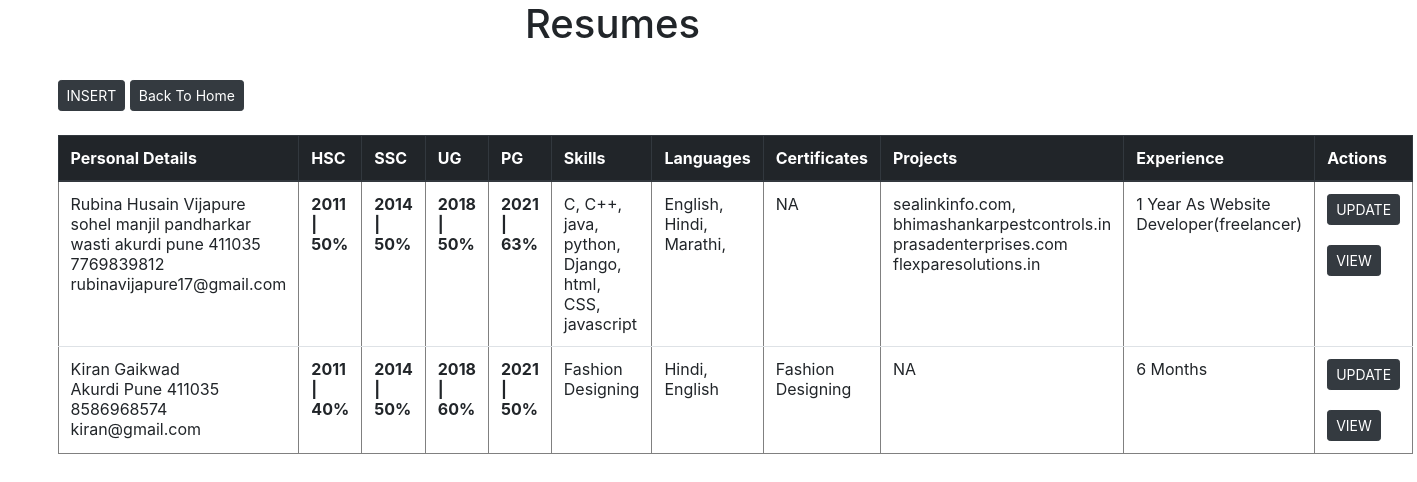
Page /list/ on the committed database.
### TestResume/models.py (models this page shows, shortened)
class Resume(models.Model):
    Name=models.CharField(max_length=30)
    Address=models.TextField(   )
    Phone_No=models.IntegerField()
    Emailid=models.CharField(max_length=30)
    SSC=models.CharField(max_length=30)
    HSC=models.CharField(max_length=30)
    UG=models.CharField(max_length=30)
    PG=models.CharField(max_length=30)
    Skills=models.TextField()
    Languages=models.TextField()
    Certificates=models.TextField()
    Projects=models.TextField()
    Experience=models.TextField()
    Summary=models.TextField()

### TestResume/views.py (the view)
# urls.py: path('list/', views.ReadCompleteData.as_view(),name="list"),
class ReadCompleteData(ListView):
    model=Resume

### templates/TestResume/resume_list.html (shortened to what this page needs)
<html>
    <head>
        <link rel="stylesheet" href="https://maxcdn.bootstrapcdn.com/bootstrap/4.0.0/css/bootstrap.min.css">
    </head>
    <div class="container" style=" margin-left: 3%;" >
            <h1 align='center'>Resumes</h1>
            <br>
            <a href="/insert" class="btn btn-dark btn-sm">INSERT</a>
            <a href="/home" class="btn btn-dark btn-sm">Back To Home</a>
            <br><br>
        <table border="1px" class="table table-hover">
            <thead class="thead-dark">
                <th>Personal Details</th>
                <th>HSC</th>
                <th>SSC</th>
                <th>UG</th>
                <th>PG</th>
                <th>Skills</th>
                <th>Languages</th>
                <th>Certificates</th>
                <th>Projects</th>
                <th>Experience</th>
                <th colspan="2">Actions</th>
            </thead>
            {%  for i in resume_list %}
            <tr>
                <td>{{i.Name}}<br>
                    {{i.Address}}<br>
                    {{i.Phone_No}}<br>
                    {{i.Emailid}}
                </td>
                <th>{{i.SSC}}</th>
                <th>{{i.HSC}}</th>
                <th>{{i.UG}}</th>
                <th>{{i.PG}}</th>
                <td>{{i.Skills}}</td>
                <td>{{i.Languages}}</td>
                <td>{{i.Certificates}}</td>
                <td>{{i.Projects}}</td>
                <td>{{i.Experience}}</td>
                <td><a href="/update/{{i.id}}" class="btn btn-dark btn-sm">UPDATE</a><br><br>
                  <a href="/display/{{i.id}}" class="btn btn-dark btn-sm">VIEW</a>
            </tr>
            {% endfor %}
        </table><br>
        </div>
</html>

### rows in the picture
Resume: Name "Rubina Husain Vijapure", Address "sohel manjil pandharkar wasti akurdi pune 411035", Phone_No "7769839812", Emailid "rubinavijapure17@gmail.com", SSC "2011 | 50%", HSC "2014 | 50%", UG "2018 | 50%", PG "2021 | 63%", Skills "C, C++, java, python, Django, html, CSS, javascript", Languages "English, Hindi, Marathi,", Certificates "NA", Projects "sealinkinfo.com, bhimashankarpestcontrols.in prasadenterprises.com flexparesolutions.in", Experience "1 Year As Website Developer(freelancer)"
Resume: Name "Kiran Gaikwad", Address "Akurdi Pune 411035", Phone_No "8586968574", Emailid "kiran@gmail.com", SSC "2011 | 40%", HSC "2014 | 50%", UG "2018 | 60%", PG "2021 | 50%", Skills "Fashion Designing", Languages "Hindi, English", Certificates "Fashion Designing", Projects "NA", Experience "6 Months"
